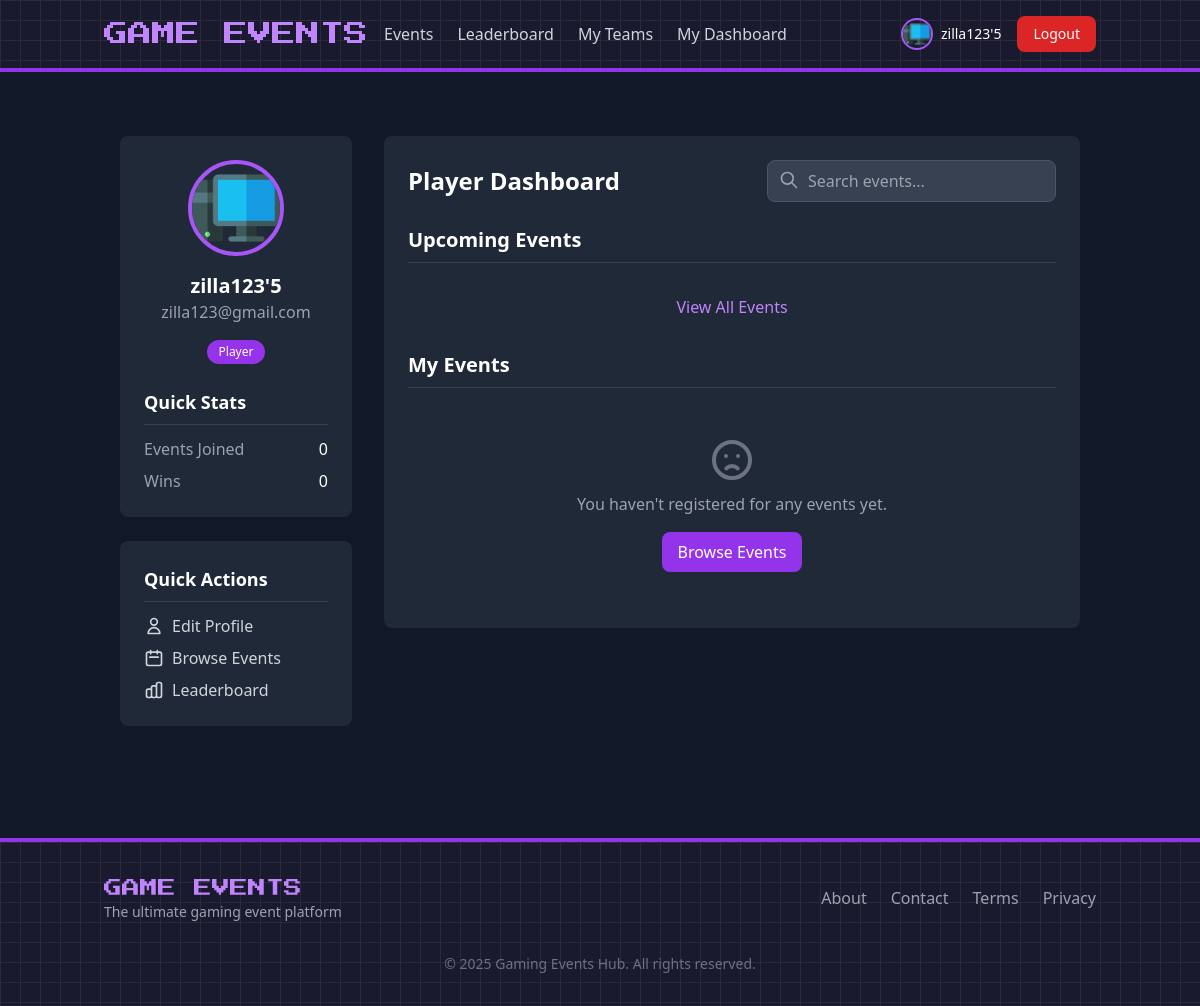
/views/player/dashboard.php (signed in), run on an earlier commit of the app's database.
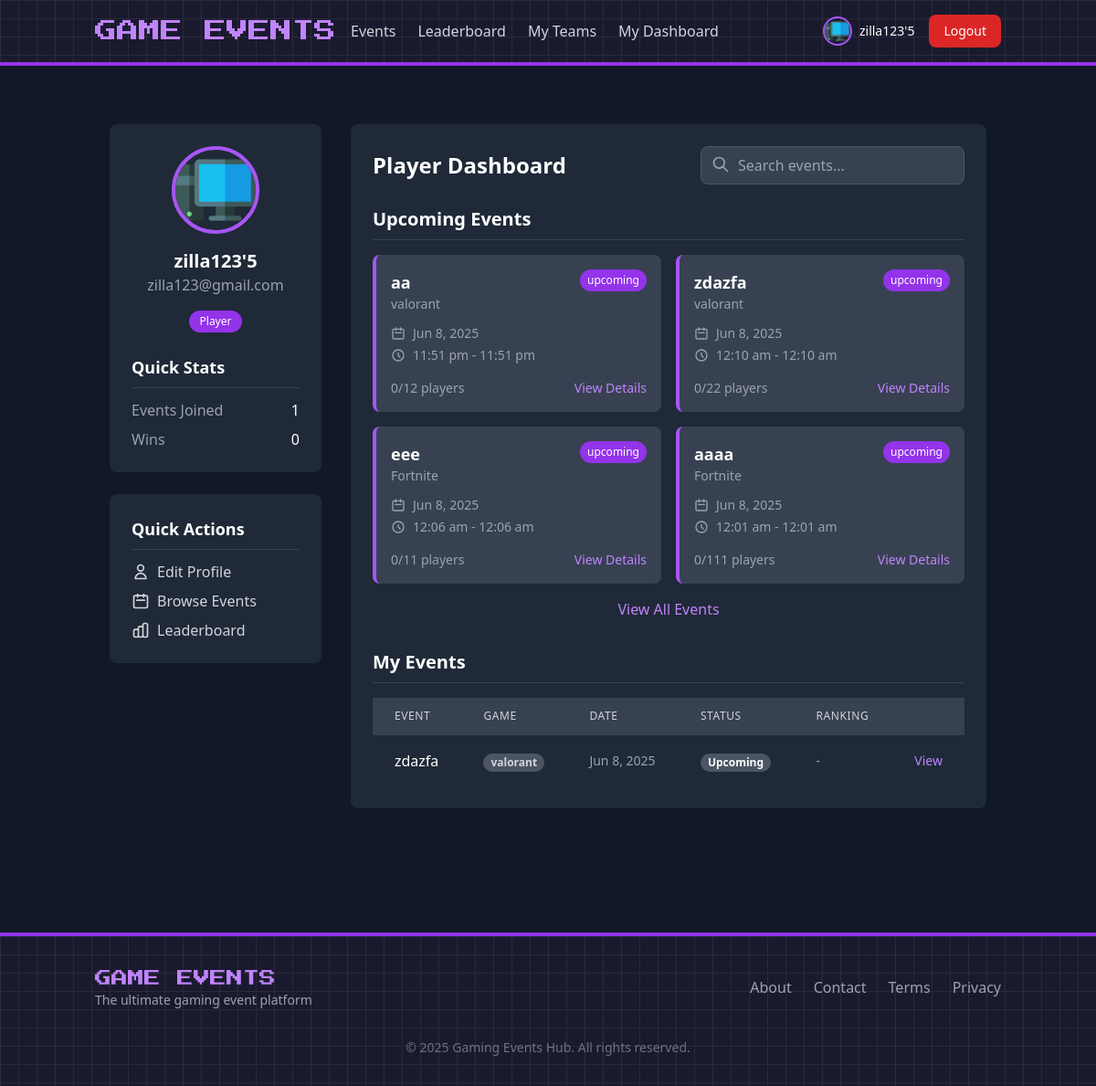
And on a later commit of the database.
### tables this page shows
CREATE TABLE `users` (
  `id` int(11) NOT NULL,
  `username` varchar(50) NOT NULL,
  `email` varchar(100) NOT NULL,
  `password` varchar(255) NOT NULL,
  `role` enum('admin','player','visitor') DEFAULT 'visitor',
  `avatar` varchar(255) DEFAULT 'default.png',
  `created_at` timestamp NOT NULL DEFAULT current_timestamp(),
  `updated_at` timestamp NOT NULL DEFAULT current_timestamp() ON UPDATE current_timestamp()
);

CREATE TABLE `events` (
  `id` int(11) NOT NULL,
  `title` varchar(100) NOT NULL,
  `description` text DEFAULT NULL,
  `game_id` int(11) DEFAULT NULL,
  `start_date` datetime NOT NULL,
  `end_date` datetime NOT NULL,
  `max_participants` int(11) DEFAULT NULL,
  `current_participants` int(11) DEFAULT 0,
  `prize_pool` decimal(10,2) DEFAULT NULL,
  `rules` text DEFAULT NULL,
  `status` enum('upcoming','ongoing','completed','cancelled') DEFAULT 'upcoming',
  `created_by` int(11) DEFAULT NULL,
  `creator` varchar(255) NOT NULL,
  `created_at` timestamp NOT NULL DEFAULT current_timestamp(),
  `updated_at` timestamp NOT NULL DEFAULT current_timestamp() ON UPDATE current_timestamp(),
  `video_url` varchar(255) DEFAULT NULL,
  `video_type` enum('youtube','twitch','custom') DEFAULT NULL,
  `video_thumbnail` varchar(255) DEFAULT NULL
);

CREATE TABLE `games` (
  `id` int(11) NOT NULL,
  `name` varchar(100) NOT NULL,
  `type` varchar(50) DEFAULT NULL,
  `platform` varchar(50) DEFAULT NULL,
  `image` varchar(255) DEFAULT 'default_game.png',
  `created_at` timestamp NOT NULL DEFAULT current_timestamp()
);

CREATE TABLE `registrations` (
  `id` int(11) NOT NULL,
  `user_id` int(11) NOT NULL,
  `event_id` int(11) NOT NULL,
  `registration_date` timestamp NOT NULL DEFAULT current_timestamp(),
  `status` enum('registered','attended','no_show') DEFAULT 'registered',
  `score` int(11) DEFAULT 0,
  `ranking` int(11) DEFAULT 0
);

### models/User.php (called while the page is built, shortened)
<?php
require_once __DIR__ . '/../config/database.php';
class User
{
    private $db;
    public function __construct()
    {
        global $pdo;
        $this->db = $pdo;
    }
    public function getUserById($id)
    {
        $query = 'SELECT * FROM users WHERE id = :id';
        $stmt = $this->db->prepare($query);
        $stmt->bindParam(':id', $id);
        $stmt->execute();
        return $stmt->fetch(PDO::FETCH_ASSOC);
    }
}

### models/Event.php (called while the page is built, shortened)
<?php
require_once __DIR__ . '/../config/database.php';
class Event
{
    private $db;
    public function __construct()
    {
        global $pdo;
        $this->db = $pdo;
    }
    public function getAllEvents($status = null)
    {
        if ($status !== null) {
            $stmt = $this->db->prepare("
                SELECT e.*, g.name AS game_name
                FROM events e
                INNER JOIN games g ON e.game_id = g.id
                WHERE e.status = ?
                ORDER BY e.start_date DESC
            ");
            $stmt->execute([$status]);
            return $stmt->fetchAll();
        }
    }
    public function getUserRegistrations($userId)
    {
        $stmt = $this->db->prepare("
            SELECT r.*, e.title AS event_title, g.name AS game_name ,
                   e.start_date, e.end_date, e.status
            FROM registrations r
            INNER JOIN events e ON r.event_id = e.id
            INNER JOIN games g ON e.game_id = g.id
            WHERE r.user_id = ?
        ");
        $stmt->execute([$userId]);
        return $stmt->fetchAll();
    }
}

### views/player/dashboard.php (the view, shortened to what the rows shown need)
<?php
$event = new Event();
$registeredEvents = $event->getUserRegistrations($_SESSION['user_id']);
$upcomingEvents = $event->getAllEvents('upcoming');
?>
<?php include '../../includes/header.php'; ?>
<div class="container mx-auto px-4 py-8">
    <div class="flex flex-col md:flex-row gap-8">
        <div class="w-full md:w-1/4">
            <div class="bg-gray-800 rounded-lg p-6 mb-6">
                <div class="flex flex-col items-center">
                    <img src="../../assets/images/avatars/<?php echo htmlspecialchars($currentUser['avatar']); ?>"
                         alt="Avatar" class="w-24 h-24 rounded-full border-4 border-purple-500 mb-4">
                    <h3 class="text-xl font-bold"><?php echo htmlspecialchars($currentUser['username']); ?></h3>
                    <p class="text-gray-400 mb-4"><?php echo htmlspecialchars($currentUser['email']); ?></p>
                    <span class="bg-purple-600 text-white px-3 py-1 rounded-full text-xs">Player</span>
                </div>
            </div>
        </div>
        <div class="w-full md:w-3/4">
            <div class="bg-gray-800 rounded-lg p-6 mb-6">
                <div class="flex justify-between items-center mb-6">
                    <h2 class="text-2xl font-bold">Player Dashboard</h2>
                </div>
                <div class="mb-8">
                    <div class="grid grid-cols-1 md:grid-cols-2 gap-4">
                        <?php foreach (array_slice($upcomingEvents, 0, 4) as $event): ?>
                            <div class="bg-gray-700 rounded-lg overflow-hidden border-l-4 border-purple-500">
                                <div class="p-4">
                                    <div class="flex justify-between items-start">
                                        <div>
                                            <h4 class="font-bold text-lg"><?php echo htmlspecialchars($event['title']); ?></h4>
                                            <p class="text-gray-400 text-sm"><?php echo htmlspecialchars($event['game_name']); ?></p>
                                        </div>
                                        <span class="bg-purple-600 text-white px-2 py-1 rounded-full text-xs"><?php echo htmlspecialchars($event['status']); ?></span>
                                    </div>
                                    <div class="mt-3 text-sm">
                                        <div class="flex items-center text-gray-400 mb-1">
                                            <svg class="w-4 h-4 mr-2" fill="none" stroke="currentColor" viewBox="0 0 24 24" xmlns="http://www.w3.org/2000/svg">
                                                <path stroke-linecap="round" stroke-linejoin="round" stroke-width="2" d="M8 7V3m8 4V3m-9 8h10M5 21h14a2 2 0 002-2V7a2 2 0 00-2-2H5a2 2 0 00-2 2v12a2 2 0 002 2z"></path>
                                            </svg>
                                            <?php echo date('M j, Y', strtotime($event['start_date'])); ?>
                                        </div>
                                        <div class="flex items-center text-gray-400">
                                            <svg class="w-4 h-4 mr-2" fill="none" stroke="currentColor" viewBox="0 0 24 24" xmlns="http://www.w3.org/2000/svg">
                                                <path stroke-linecap="round" stroke-linejoin="round" stroke-width="2" d="M12 8v4l3 3m6-3a9 9 0 11-18 0 9 9 0 0118 0z"></path>
                                            </svg>
                                            <?php echo date('g:i a', strtotime($event['start_date'])) . ' - ' . date('g:i a', strtotime($event['end_date'])); ?>
                                        </div>
                                    </div>
                                    <div class="mt-4 flex justify-between items-center">
                                        <span class="text-sm text-gray-400"><?php echo $event['current_participants'] . '/' . $event['max_participants']; ?> players</span>
                                        <a href="../events.php?id=<?php echo $event['id']; ?>" class="text-purple-400 hover:text-purple-300 text-sm font-medium transition">View Details</a>
                                    </div>
                                </div>
                            </div>
                        <?php endforeach; ?>
                    </div>
                </div>
                <div>
                    <?php if (empty($registeredEvents)): ?>
                        <div class="text-center py-8">
                            <svg class="w-12 h-12 mx-auto text-gray-500" fill="none" stroke="currentColor" viewBox="0 0 24 24" xmlns="http://www.w3.org/2000/svg">
                                <path stroke-linecap="round" stroke-linejoin="round" stroke-width="2" d="M9.172 16.172a4 4 0 015.656 0M9 10h.01M15 10h.01M21 12a9 9 0 11-18 0 9 9 0 0118 0z"></path>
                            </svg>
                            <p class="mt-2 text-gray-400">You haven't registered for any events yet.</p>
                            <a href="../events.php" class="mt-4 inline-block bg-purple-600 hover:bg-purple-700 text-white px-4 py-2 rounded-lg transition">Browse Events</a>
                        </div>
                    <?php else: ?>
                        <div class="overflow-x-auto">
                            <table class="min-w-full divide-y divide-gray-700">
                                <thead class="bg-gray-700">
                                    <tr>
                                        <th scope="col" class="px-6 py-3 text-left text-xs font-medium text-gray-300 uppercase tracking-wider">Event</th>
                                        <th scope="col" class="px-6 py-3 text-left text-xs font-medium text-gray-300 uppercase tracking-wider">Game</th>
                                        <th scope="col" class="px-6 py-3 text-left text-xs font-medium text-gray-300 uppercase tracking-wider">Date</th>
                                        <th scope="col" class="px-6 py-3 text-left text-xs font-medium text-gray-300 uppercase tracking-wider">Status</th>
                                        <th scope="col" class="px-6 py-3 text-left text-xs font-medium text-gray-300 uppercase tracking-wider">Ranking</th>
                                        <th scope="col" class="relative px-6 py-3"><span class="sr-only">Actions</span></th>
                                    </tr>
                                </thead>
                                <tbody class="bg-gray-800 divide-y divide-gray-700">
                                    <?php foreach ($registeredEvents as $event): ?>
                                        <tr>
                                            <td class="px-6 py-4 whitespace-nowrap">
                                                <div class="font-medium"><?php echo htmlspecialchars($event['event_title']); ?></div>
                                            </td>
                                            <td class="px-6 py-4 whitespace-nowrap">
                                                <span class="px-2 inline-flex text-xs leading-5 font-semibold rounded-full bg-gray-600 text-gray-300">
                                                    <?php echo htmlspecialchars($event['game_name']); ?>
                                                </span>
                                            </td>
                                            <td class="px-6 py-4 whitespace-nowrap text-sm text-gray-400">
                                                <?php echo date('M j, Y', strtotime($event['start_date'])); ?>
                                            </td>
                                            <td class="px-6 py-4 whitespace-nowrap">
                                                <?php
                                                $statusColor = '';
                                                switch ($event['status']) {
                                                    default:
                                                        $statusColor = 'bg-gray-600';
                                                }
                                                ?>
                                                <span class="px-2 inline-flex text-xs leading-5 font-semibold rounded-full <?php echo $statusColor; ?> text-white">
                                                    <?php echo ucfirst(str_replace('_', ' ', $event['status'])); ?>
                                                </span>
                                            </td>
                                            <td class="px-6 py-4 whitespace-nowrap text-sm text-gray-400">
                                                <?php
                                                if (isset($event['ranking']) && $event['ranking'] > 0) {
                                                    echo '#' . $event['ranking'];
                                                } else {
                                                    echo '-';
                                                }
                                                ?>
                                            </td>
                                            <td class="px-6 py-4 whitespace-nowrap text-right text-sm font-medium">
                                                <a href="../events.php?id=<?php echo $event['id']; ?>" class="text-purple-400 hover:text-purple-300 transition">View</a>
                                            </td>
                                        </tr>
                                    <?php endforeach; ?>
                                </tbody>
                            </table>
                        </div>
                    <?php endif; ?>
                </div>
            </div>
        </div>
    </div>
</div>
<?php include '../../includes/footer.php'; ?>

### includes/header.php (shortened to what the rows shown need)
<?php
require_once __DIR__ . '/../config/database.php';
require_once __DIR__ . '/../models/User.php';
require_once __DIR__ . '/../models/Event.php';
$user = new User();
$isLoggedIn = isset($_SESSION['user_id']);
$currentUser = null;
if ($isLoggedIn) {
    $currentUser = $user->getUserById($_SESSION['user_id']);
}
?>
<!DOCTYPE html>
<html lang="en">
<head>
    <script src="https://cdn.tailwindcss.com"></script>
</head>
<body class="bg-gray-900 text-white min-h-screen">
    <header class="bg-pixel border-b-4 border-purple-600">
        <div class="container mx-auto px-4 py-4">
            <div class="flex justify-between items-center">
                <div class="flex items-center space-x-4">
                    <?php if ($isLoggedIn && $currentUser): ?>
                        <div class="flex items-center space-x-2">
                            <img src="<?php echo BASE_URL . 'assets/images/avatars/' . htmlspecialchars($currentUser['avatar'] ?? 'default.png'); ?>"
                                 alt="Avatar" class="w-8 h-8 rounded-full border-2 border-purple-500">
                            <span class="text-sm"><?php echo htmlspecialchars($currentUser['username']); ?></span>
                        </div>
                        <a href="<?php echo BASE_URL; ?>views/auth/logout.php" class="bg-red-600 hover:bg-red-700 px-4 py-2 rounded-lg text-sm font-medium transition">Logout</a>
                    <?php endif; ?>
                </div>
            </div>
        </div>
    </header>
    <main class="container mx-auto px-4 py-8">

What changed in the data, as far as the page shows it:
added events: title "aa", game.name "valorant", status "upcoming", start_date "Jun 8, 2025", start_date "11:51 pm", end_date "11:51 pm", current_participants "0", max_participants "12"
added events: title "zdazfa", game.name "valorant", status "upcoming", start_date "Jun 8, 2025", start_date "12:10 am", end_date "12:10 am", current_participants "0", max_participants "22"
added events: title "eee", game.name "Fortnite", status "upcoming", start_date "Jun 8, 2025", start_date "12:06 am", end_date "12:06 am", current_participants "0", max_participants "11"
added events: title "aaaa", game.name "Fortnite", status "upcoming", start_date "Jun 8, 2025", start_date "12:01 am", end_date "12:01 am", current_participants "0", max_participants "111"
added registrations: event.title "zdazfa", games.name "valorant", event.start_date "Jun 8, 2025", event.status "Upcoming"
Also different on the page:
count($registeredEvents): "0" → "1"
text no longer shown: "You haven't registered for any events yet. Browse Events"
text now shown: "EVENT GAME DATE STATUS RANKING"
